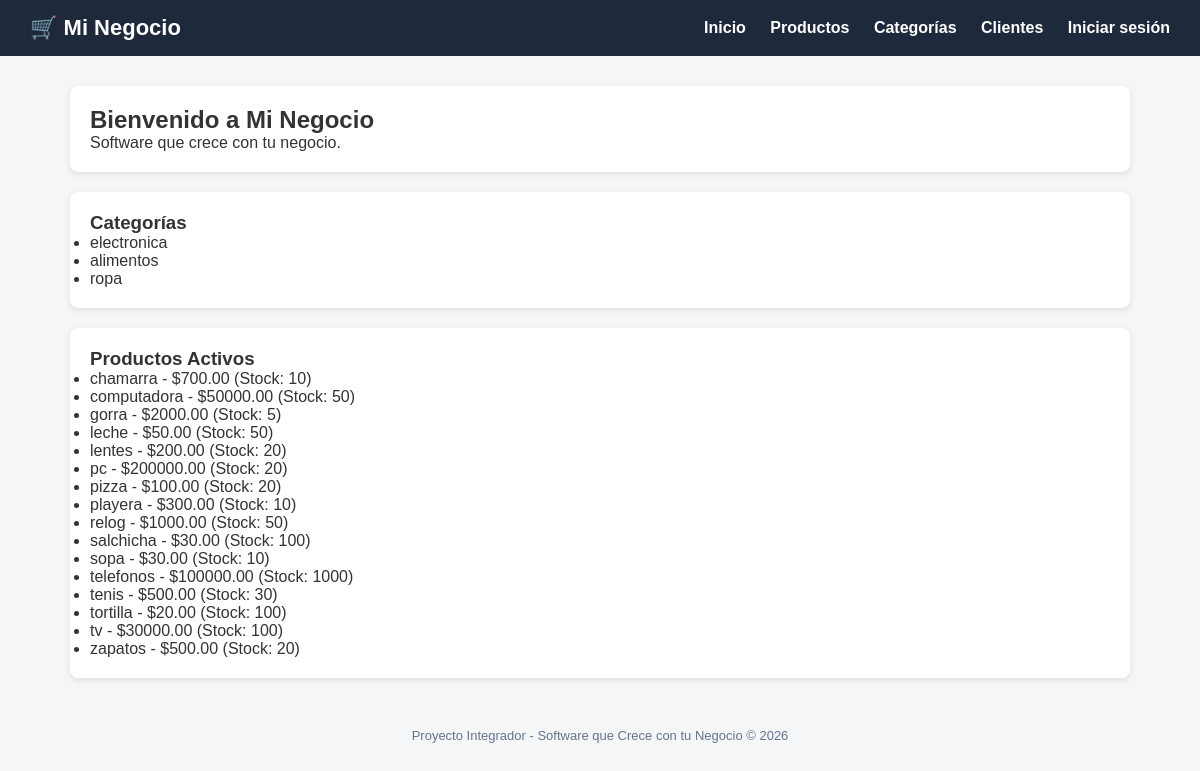
The page / on the database its author committed.
### tienda/models.py (models this page shows, shortened)
class Categoria(models.Model):
    nombre = models.CharField(max_length=100)
    descripcion = models.TextField(blank=True, null=True)
    class Meta:
        verbose_name = "Categoria"
        verbose_name_plural = "Categorías"

class Producto(models.Model):
    nombre = models.CharField(max_length=200)
    descripcion = models.TextField(blank=True, null=True)
    precio = models.DecimalField(max_digits=10, decimal_places=2)
    stock = models.IntegerField(default=0)
    categoria = models.ForeignKey(Categoria, on_delete=models.CASCADE)
    fecha_creacion = models.DateTimeField(auto_now_add=True)
    activo = models.BooleanField(default=True)
    class Meta:
        verbose_name = "Producto"
        verbose_name_plural = "Productos"
        ordering = ['nombre']

### tienda/views.py (the view)
# urls.py: path('', views.inicio, name='inicio'),
def inicio(request):
    productos = Producto.objects.filter(activo=True)
    categorias = Categoria.objects.all()
    return render(request, 'tienda/inicio.html', {
        'productos': productos,
        'categorias': categorias
    })

### tienda/templates/tienda/inicio.html (shortened to what this page needs)
{% extends 'base.html' %}
{% block content %}
<div class="card">
    <h2>Bienvenido a Mi Negocio</h2>
    <p>Software que crece con tu negocio.</p>
</div>
<div class="card">
    <h3>Categorías</h3>
    <ul>
        {% for categoria in categorias %}
            <li>{{ categoria.nombre }}</li>
        {% empty %}
            <li>No hay categorías registradas.</li>
        {% endfor %}
    </ul>
</div>
<div class="card">
    <h3>Productos Activos</h3>
    <ul>
        {% for producto in productos %}
            <li>{{ producto.nombre }} - ${{ producto.precio }} (Stock: {{ producto.stock }})</li>
        {% empty %}
            <li>No hay productos activos.</li>
        {% endfor %}
    </ul>
</div>
{% endblock %}

### templates/base.html (shortened to what this page needs)
<!DOCTYPE html>
<html lang="es">
<head>
</head>
<body>
    <header>
        <h1>🛒 Mi Negocio</h1>
        <nav>
         <a href="{% url 'inicio' %}">Inicio</a>
        <a href="{% url 'lista_productos' %}">Productos</a>
        <a href="{% url 'lista_categorias' %}">Categorías</a>  <a href="{% url 'lista_clientes' %}">Clientes</a>
            {% if user.is_authenticated %}
        <a href="{% url 'dashboard' %}">Dashboard</a>
            <span style="color:#38bdf8;">�� {{ user.username }}</span>  <form action="{% url 'logout' %}" method="post" style="display:inline ;">
            {% csrf_token %}
             <button type="submit" class="btn btn-danger" style="margin-left:10p x;">Cerrar sesión</button>
            </form>
            {% else %}
        <a href="{% url 'login' %}">Iniciar sesión</a>
            {% endif %}
        </nav>
    </header>
    <div class="container">
        {% block content %}{% endblock %}
    </div>
    <footer>
        Proyecto Integrador - Software que Crece con tu Negocio &copy; {% now "Y" %}
    </footer>
</body>
</html>

### templates/base.html (style rules this page uses)
* { margin: 0; padding: 0; box-sizing: border-box; }
body { font-family: Arial, sans-serif; background: #f4f6f8; color: #333; }
header { background: #1e293b; color: #fff; padding: 15px 30px; display: flex; justify-content: space-between; align-items: center; }
header h1 { font-size: 22px; }
header nav a { color: #fff; text-decoration: none; margin-left: 20px; font-weight: bold; }
.container { max-width: 1100px; margin: 30px auto; padding: 0 20px; }
.card { background: #fff; border-radius: 8px; padding: 20px; box-shadow: 0 2px 6px rgba(0,0,0,0.1); margin-bottom: 20px; }
footer { text-align: center; padding: 20px; color: #64748b; font-size: 13px; }

### rows shown on the page
Categoria: nombre "electronica"
Categoria: nombre "alimentos"
Categoria: nombre "ropa"
Producto: nombre "chamarra", precio "700.00", stock "10"
Producto: nombre "computadora", precio "50000.00", stock "50"
Producto: nombre "gorra", precio "2000.00", stock "5"
Producto: nombre "leche", precio "50.00", stock "50"
Producto: nombre "lentes", precio "200.00", stock "20"
Producto: nombre "pc", precio "200000.00", stock "20"
Producto: nombre "pizza", precio "100.00", stock "20"
Producto: nombre "playera", precio "300.00", stock "10"
Producto: nombre "relog", precio "1000.00", stock "50"
Producto: nombre "salchicha", precio "30.00", stock "100"
Producto: nombre "sopa", precio "30.00", stock "10"
Producto: nombre "telefonos", precio "100000.00", stock "1000"
Producto: nombre "tenis", precio "500.00", stock "30"
Producto: nombre "tortilla", precio "20.00", stock "100"
Producto: nombre "tv", precio "30000.00", stock "100"
Producto: nombre "zapatos", precio "500.00", stock "20"
